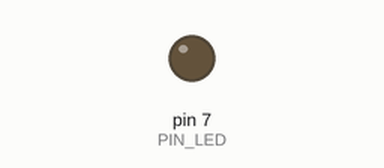
Recording of a sketch running on a simulated Arduino Uno, built with avr-gcc and run on an emulated ATmega328P. On the bench: output pins drawn as LEDs (lit = HIGH).

Above: at 0.1 s.
At 3.3 s:
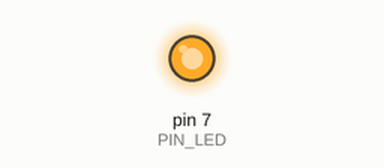
Timing chart, 0 to 4.8 s (numbered marks = the images above):
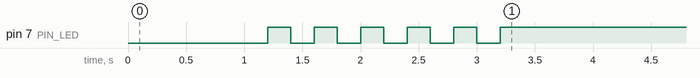

The sketch:

05_practice_2.ino
```cpp
#define PIN_LED 7

void setup() {
  pinMode(PIN_LED, OUTPUT);
  Serial.begin(115200); // Initialize serial port
  while (!Serial) {
    ; // wait for serial port to connect.
  }
  digitalWrite(PIN_LED, LOW);
  delay(1000);
  digitalWrite(PIN_LED, HIGH);
  for (int i=0; i<6; i++){
    digitalWrite(PIN_LED, LOW);
    delay(200);
    digitalWrite(PIN_LED, HIGH);
    delay(200);
  }
  digitalWrite(PIN_LED, HIGH);
}

void loop() {
  ;
}
```
